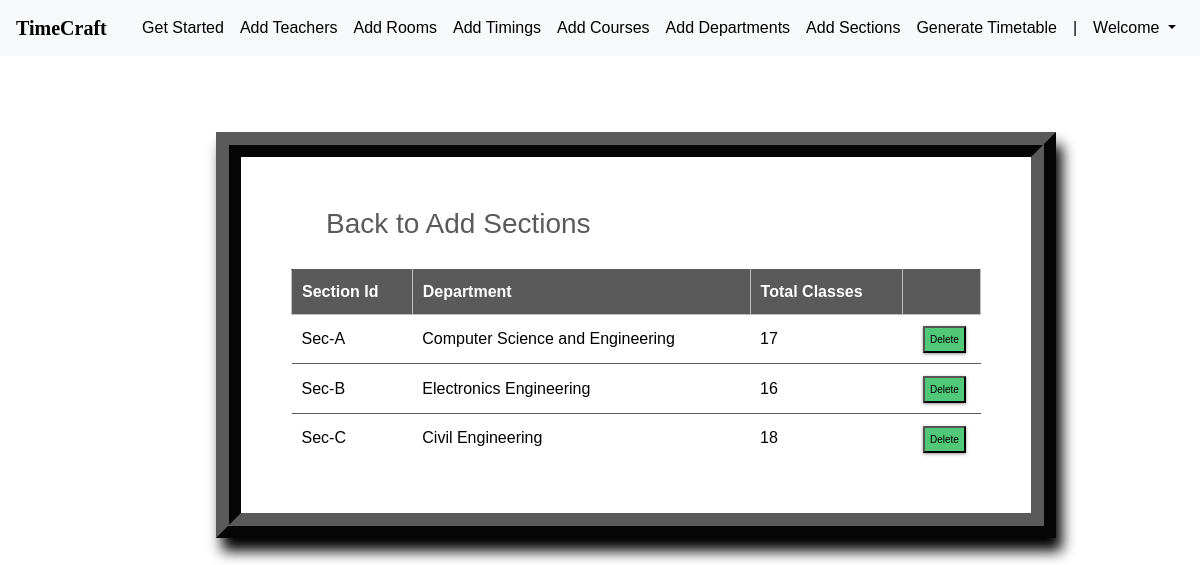
Screenshot of /sections_list/ (signed in) with the database file from the repository.
### ttgen/models.py (models this page shows, shortened)
class Section(models.Model):
    section_id = models.CharField(max_length=25, primary_key=True)
    department = models.ForeignKey(Department, on_delete=models.CASCADE)
    num_class_in_week = models.IntegerField(default=0)
    course = models.ForeignKey(Course, on_delete=models.CASCADE, blank=True, null=True)
    meeting_time = models.ForeignKey(MeetingTime, on_delete=models.CASCADE, blank=True, null=True)
    room = models.ForeignKey(Room, on_delete=models.CASCADE, blank=True, null=True)
    instructor = models.ForeignKey(Instructor, on_delete=models.CASCADE, blank=True, null=True)

class Department(models.Model):
    dept_name = models.CharField(max_length=50)
    courses = models.ManyToManyField(Course)
    def __str__(self):
        return self.dept_name

### ttgen/views.py (the view)
# urls.py: path('sections_list/', views.section_list, name='editsection'),
@login_required
def section_list(request):
    context = {
        'sections': Section.objects.all()
    }
    return render(request, 'seclist.html', context)

### templates/seclist.html (shortened to what this page needs)
<!DOCTYPE html>
<html lang="en">
<head>
	<link rel="stylesheet" href="https://maxcdn.bootstrapcdn.com/bootstrap/4.0.0/css/bootstrap.min.css">
    <link rel="stylesheet" type="text/css" href="static/css/index.css">
</head>
<body>
        <header>
			<nav class="navbar navbar-expand-md navbar-dark fixed-top bg-light">
                <a class="navbar-brand" href="#" style="color: black;"><b>TimeCraft</b></a>
                <div class="collapse navbar-collapse" id="navbarCollapse">
                    <ul class="navbar-nav ml-auto">
                    <li class="nav-item">
                        <a class="nav-link" href="{% url 'admindash' %}" style="color: black;">Get Started</a>
                    </li>
                    <li class="nav-item">
                        <a class="nav-link" href="{% url 'addInstructors' %}" style="color: black;">Add Teachers</a>
                    </li>
                    <li class="nav-item">
                        <a class="nav-link" href="{% url 'addRooms' %}" style="color: black;">Add Rooms</a>
                    </li>
                    <li class="nav-item">
		                <a class="nav-link" href="{% url 'addTimings' %}" style="color: black;">Add Timings</a>
		            </li>
                    <li class="nav-item">
                        <a class="nav-link" href="{% url 'addCourses' %}" style="color: black;">Add Courses</a>
                    </li>
                    <li class="nav-item">
			            <a class="nav-link" href="{% url 'addDepts' %}" style="color: black;">Add Departments</a>
		            </li>
                    <li class="nav-item active">
			            <a class="nav-link" href="{% url 'addSections' %}" style="color: black;">Add Sections</a>
		            </li>
                    <li class="nav-item">
			            <a class="nav-link" href="{% url 'generate' %}" style="color: black;">Generate Timetable</a>
		            </li>
                    <li class="nav-item active">
			            <a class="nav-link" style="color: black;">|</a>
		            </li>
                    <li class="nav-item dropdown">
		                <a class="nav-link dropdown-toggle" href="#" id="dropdown03" data-toggle="dropdown" aria-haspopup="true" aria-expanded="false" style="color: black;">Welcome {{ user.first_name }}</a>
		            </li>
                    </ul>
                </div>
            </nav>
        </header>
        <br><br>
    {% block content %}
{% load static %}
<fieldset class="fieldset">
    <a href="{% url 'addSections'%}"><h1 class="tablink" onclick="openPage('new')" id="defaultOpen">Back to Add Sections</h1></a>
    <div class="tabcontent" id="edit">
        <table class="table1">
            <thead>
            <tr class="table-headers">
            <th>Section Id</th>
            <th>Department</th>
            <th>Total Classes</th>
            <th  class="empty"></th>
            </tr>
            </thead>
            <tbody>
            {% for sec in sections %}
            <tr>
             <td>{{sec.section_id}}</td>
             <td>{{sec.department}}</td>
             <td>{{sec.num_class_in_week }}</td>
             <td class="empty">
                <form action="{% url 'deletesection' sec.section_id %}" method="post">
                        <input type="submit" value="Delete" class="cross" style="color:black; background-color:#50C878;">
                </form>
             </td>
             </tr>
            {% endfor %}
            </tbody>
        </table>
    </div>
</fieldset>
{% endblock %}

### static/css/index.css (style rules this page uses)
body { padding-top: 3rem; padding-bottom: 3rem; color: #000000; font-family: 'Poppins', sans-serif; overflow-x: hidden; }
nav { font-family: sans-serif; }

### templates/seclist.html (style rules this page uses)
nav { font-family: sans-serif; }
.navbar-brand { font-size: 20px; font-family: Georgia, 'Times New Roman', Times, serif; }
* { margin: 0; padding: 0; box-sizing: border-box; }
html { scroll-behavior: smooth; }
a { text-decoration:none; }
form { margin-top: 3%; margin-left: 18%; margin-right: 12%; }
fieldset h1 { color: #5a5a5a; padding-bottom: 20px; margin-left: 35px; display: inline-block; cursor: pointer; font-size: 28px; }
fieldset input { padding:8px; color: #938c8c }
.table2 td, th { border: 1px solid rgb(190,190,190); padding: 10px 20px; }
.table1 { width: 100%; border-collapse: collapse; text-align: left; overflow: hidden; }
.table1 td, th { border-top: 1px solid #5a5a5a; padding: 10px; }
.table1 th { background-color: #5a5a5a; color: #fff; }
.cross { font-size:10px; box-shadow: 0px 1px 3px 0px #9e9292; padding: 4px 5px; color: #fff; background-color: #5a5a5a; cursor: pointer; }
.fieldset { margin-top: 3%; margin-left: 18%; margin-right: 12%; padding: 50px; border-width: 25px; border-style: ridge; border-color: #5a5a5a; box-shadow: 6px 13px 13px 0px black; background-color: #fff; }
.nav-item a { color: black; text-decoration: none; transition: font-size 0.3s; }

### rows the page displays
Section: section_id "Sec-A", department "Computer Science and Engineering", num_class_in_week "17"
Section: section_id "Sec-B", department "Electronics Engineering", num_class_in_week "16"
Section: section_id "Sec-C", department "Civil Engineering", num_class_in_week "18"
